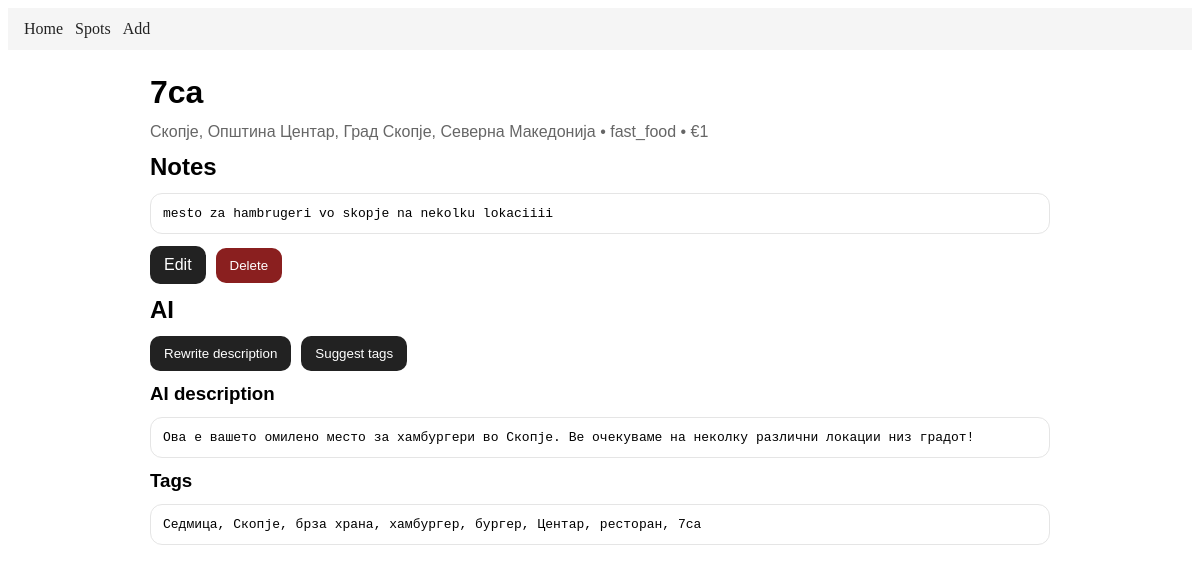
Page /spots/1 on the committed database.
### models.py (models this page shows)
class Spot(Base):
    __tablename__ = "spots"
    id = Column(Integer, primary_key=True)
    name = Column(String(120), nullable=False)
    city_query = Column(String(120), nullable=False)
    city_full_name = Column(String(255), nullable=True)
    category = Column(String(40), nullable=False)
    price_level = Column(Integer, nullable=True)
    notes = Column(Text, nullable=True)
    ai_description = Column(Text, nullable=True)
    tags = Column(String(255), nullable=True)
    created_at = Column(DateTime, default=datetime.utcnow, nullable=False)

### app.py (the view)
@app.get("/spots/<int:spot_id>")
def spot_detail(spot_id: int):
    spot = session.get(Spot, spot_id)
    if not spot:
        return "Не постои место со ова ИД", 404
    return render_template("spot_detail.html", spot=spot, categories=CATEGORIES)

### templates/spot_detail.html
{% extends "layout.html" %}
{% block content %}
<h1>{{ spot.name }}</h1>
<div class="muted">
  {{ spot.city_full_name or spot.city_query }}
  • {{ spot.category }}
  {% if spot.price_level %} • €{{ spot.price_level }}{% endif %}
</div>
{% if spot.notes %}
<h2>Notes</h2>
<div class="card">
  <pre class="pre">{{ spot.notes }}</pre>
</div>
{% endif %}
<div class="row">
  <a class="btn" href="{{ url_for('spot_edit', spot_id=spot.id) }}">Edit</a>
  <form method="post"
        action="{{ url_for('spot_delete', spot_id=spot.id) }}"
        onsubmit="return confirm('Delete?');">
    <button class="btn danger" type="submit">Delete</button>
  </form>
</div>
<h2>AI</h2>
<div class="row">
  <form method="post" action="{{ url_for('ai_rewrite', spot_id=spot.id) }}">
    <button class="btn" type="submit">Rewrite description</button>
  </form>
  <form method="post" action="{{ url_for('ai_tags', spot_id=spot.id) }}">
    <button class="btn" type="submit">Suggest tags</button>
  </form>
</div>
<h3>AI description</h3>
<div class="card">
  <pre class="pre">{{ spot.ai_description or "—" }}</pre>
</div>
<h3>Tags</h3>
<div class="card">
  <pre class="pre">{{ spot.tags or "—" }}</pre>
</div>
{% endblock %}

### static/css/style.css (style rules this page uses)
h1, h2, h3 { margin: 12px 0; }
.btn { display: inline-block; padding: 10px 14px; border: 0; border-radius: 10px; background: #222; color: #fff; cursor: pointer; text-decoration: none; }
.btn.danger { background: #8a1f1f; }
.row { display: flex; gap: 10px; align-items: center; flex-wrap: wrap; margin: 12px 0; }
.card { padding: 12px; margin: 10px 0; border: 1px solid #e5e5e5; border-radius: 12px; background: #fff; }
.pre { white-space: pre-wrap; margin: 0; }
.muted { color: #666; }

### rows in the picture
Spot: name "7ca", city_full_name "Скопје, Општина Центар, Град Скопје, Северна Македонија", category "fast_food", price_level "1", notes "mesto za hambrugeri vo skopje na nekolku lokaciiii", ai_description "Ова е вашето омилено место за хамбургери во Скопје. Ве очекуваме на неколку различни локации низ градот!", tags "Седмица, Скопје, брза храна, хамбургер, бургер, Центар, ресторан, 7ca"
